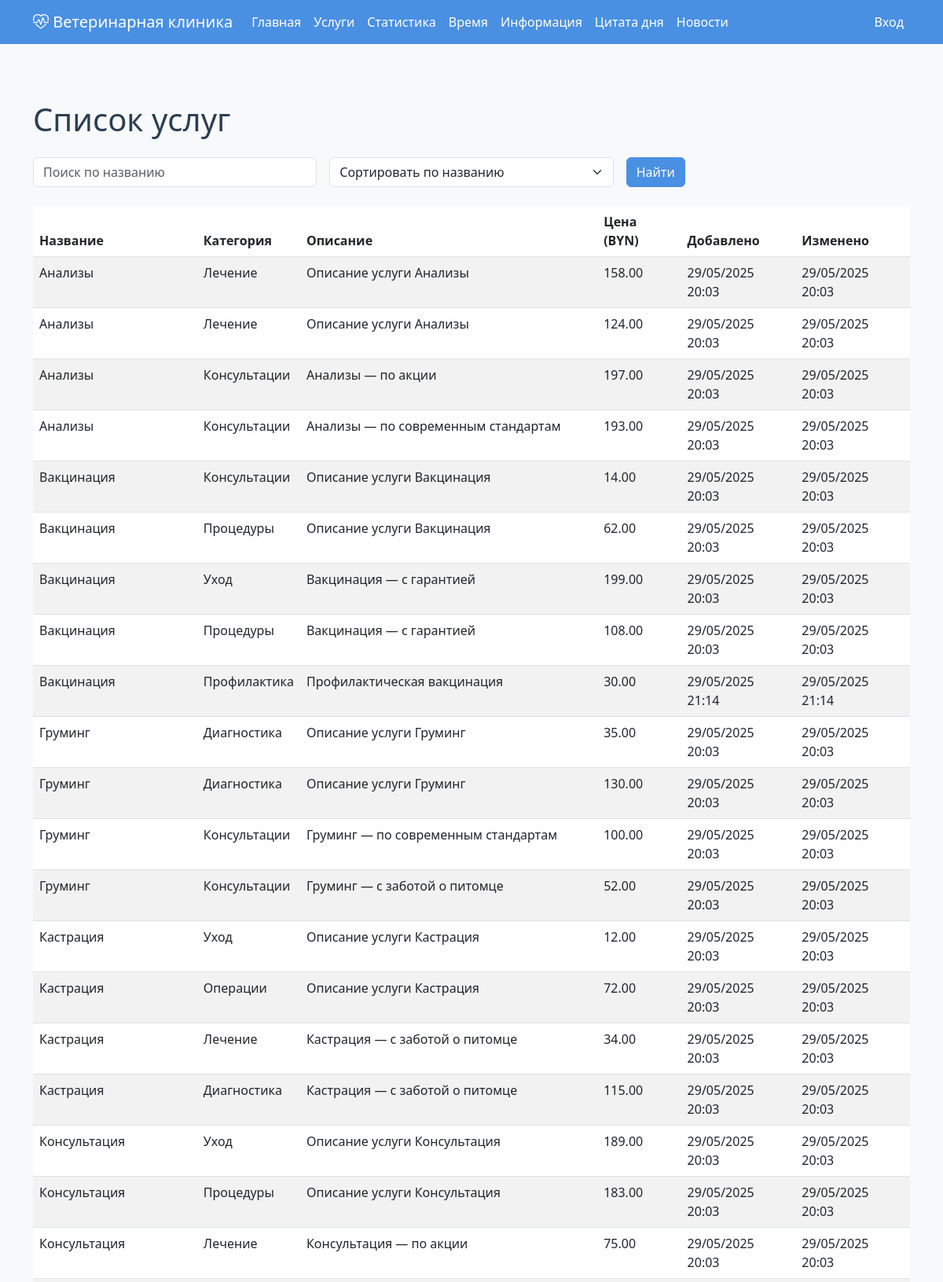
Page /services/ (upper part) on the committed database.
### main/models.py (models this page shows, shortened)
class Service(models.Model):
    name = models.CharField(max_length=100, verbose_name='Название')
    price = models.DecimalField(max_digits=8, decimal_places=2, verbose_name='Цена')
    description = models.TextField(verbose_name='Описание')
    category = models.CharField(max_length=100, verbose_name='Категория услуги')
    created_at = models.DateTimeField(auto_now_add=True, verbose_name='Добавлено', null=True, blank=True)
    updated_at = models.DateTimeField(auto_now=True, verbose_name='Изменено', null=True, blank=True)
    class Meta:
        verbose_name = 'Услуга'
        verbose_name_plural = 'Услуги'

### main/views.py (the view)
# urls.py: path('services/', views.service_list, name='service_list'),
def service_list(request):
    query = request.GET.get('q', '')
    sort = request.GET.get('sort', 'name')
    services = Service.objects.all()
    if query:
        services = services.filter(name__icontains=query)
    if sort == 'price':
        services = services.order_by('price')
    else:
        services = services.order_by('name')
    return render(request, 'main/service_list.html', {'services': services, 'query': query, 'sort': sort})

### main/templates/main/service_list.html (shortened to what this page needs)
{% extends 'base.html' %}
{% block content %}
<div class="container py-5">
    <h1 class="mb-4">Список услуг</h1>
    <form method="get" class="row g-3 mb-4">
        <div class="col-md-4">
            <input type="text" name="q" class="form-control" placeholder="Поиск по названию" value="{{ query }}">
        </div>
        <div class="col-md-4">
            <select name="sort" class="form-select">
                <option value="name" {% if sort == 'name' %}selected{% endif %}>Сортировать по названию</option>
            </select>
        </div>
        <div class="col-md-4">
            <button type="submit" class="btn btn-primary">Найти</button>
        </div>
    </form>
    <table class="table table-striped">
        <thead>
            <tr>
                <th>Название</th>
                <th>Категория</th>
                <th>Описание</th>
                <th>Цена (BYN)</th>
                <th>Добавлено</th>
                <th>Изменено</th>
            </tr>
        </thead>
        <tbody>
            {% for service in services %}
            <tr>
                <td>{{ service.name }}</td>
                <td>{{ service.category }}</td>
                <td>{{ service.description }}</td>
                <td>{{ service.price }}</td>
                <td>{% if service.created_at %}{{ service.created_at|date:"d/m/Y H:i" }}{% else %}-{% endif %}</td>
                <td>{% if service.updated_at %}{{ service.updated_at|date:"d/m/Y H:i" }}{% else %}-{% endif %}</td>
            </tr>
            {% empty %}
            <tr><td colspan="6">Нет услуг по вашему запросу.</td></tr>
            {% endfor %}
        </tbody>
    </table>
</div>
{% endblock %}

### templates/base.html (style rules this page uses)
:root { --primary-color: #4a90e2; --secondary-color: #f39c12; --accent-color: #2ecc71; --background-color: #f8f9fa; --text-color: #2c3e50; }
body { background-color: var(--background-color); color: var(--text-color); }
.btn-primary { background-color: var(--primary-color); border-color: var(--primary-color); }

### rows in the picture
Service: name "Анализы", category "Лечение", description "Описание услуги Анализы", price "158.00", created_at "29/05/2025 20:03", updated_at "29/05/2025 20:03"
Service: name "Анализы", category "Лечение", description "Описание услуги Анализы", price "124.00", created_at "29/05/2025 20:03", updated_at "29/05/2025 20:03"
Service: name "Анализы", category "Консультации", description "Анализы — по акции", price "197.00", created_at "29/05/2025 20:03", updated_at "29/05/2025 20:03"
Service: name "Анализы", category "Консультации", description "Анализы — по современным стандартам", price "193.00", created_at "29/05/2025 20:03", updated_at "29/05/2025 20:03"
Service: name "Вакцинация", category "Консультации", description "Описание услуги Вакцинация", price "14.00", created_at "29/05/2025 20:03", updated_at "29/05/2025 20:03"
Service: name "Вакцинация", category "Процедуры", description "Описание услуги Вакцинация", price "62.00", created_at "29/05/2025 20:03", updated_at "29/05/2025 20:03"
Service: name "Вакцинация", category "Уход", description "Вакцинация — с гарантией", price "199.00", created_at "29/05/2025 20:03", updated_at "29/05/2025 20:03"
Service: name "Вакцинация", category "Процедуры", description "Вакцинация — с гарантией", price "108.00", created_at "29/05/2025 20:03", updated_at "29/05/2025 20:03"
Service: name "Вакцинация", category "Профилактика", description "Профилактическая вакцинация", price "30.00", created_at "29/05/2025 21:14", updated_at "29/05/2025 21:14"
Service: name "Груминг", category "Диагностика", description "Описание услуги Груминг", price "35.00", created_at "29/05/2025 20:03", updated_at "29/05/2025 20:03"
Service: name "Груминг", category "Диагностика", description "Описание услуги Груминг", price "130.00", created_at "29/05/2025 20:03", updated_at "29/05/2025 20:03"
Service: name "Груминг", category "Консультации", description "Груминг — по современным стандартам", price "100.00", created_at "29/05/2025 20:03", updated_at "29/05/2025 20:03"
Service: name "Груминг", category "Консультации", description "Груминг — с заботой о питомце", price "52.00", created_at "29/05/2025 20:03", updated_at "29/05/2025 20:03"
Service: name "Кастрация", category "Уход", description "Описание услуги Кастрация", price "12.00", created_at "29/05/2025 20:03", updated_at "29/05/2025 20:03"
Service: name "Кастрация", category "Операции", description "Описание услуги Кастрация", price "72.00", created_at "29/05/2025 20:03", updated_at "29/05/2025 20:03"
Service: name "Кастрация", category "Лечение", description "Кастрация — с заботой о питомце", price "34.00", created_at "29/05/2025 20:03", updated_at "29/05/2025 20:03"
Service: name "Кастрация", category "Диагностика", description "Кастрация — с заботой о питомце", price "115.00", created_at "29/05/2025 20:03", updated_at "29/05/2025 20:03"
Service: name "Консультация", category "Уход", description "Описание услуги Консультация", price "189.00", created_at "29/05/2025 20:03", updated_at "29/05/2025 20:03"
Service: name "Консультация", category "Процедуры", description "Описание услуги Консультация", price "183.00", created_at "29/05/2025 20:03", updated_at "29/05/2025 20:03"
Service: name "Консультация", category "Лечение", description "Консультация — по акции", price "75.00", created_at "29/05/2025 20:03", updated_at "29/05/2025 20:03"
